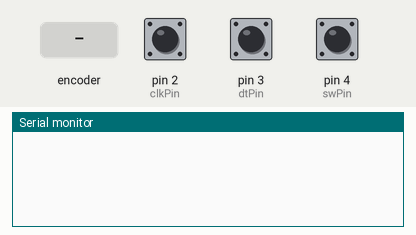
Bench run of a sketch on a simulated Arduino Uno, built with avr-gcc and run on an emulated ATmega328P. Parts: the last lines printed to the serial monitor. Inputs (shaded band) come from the test bench; at power-on: pin 4 (swPin) HIGH, pin 2 (clkPin) HIGH, pin 3 (dtPin) HIGH.

Above: at 1.2 s.
1.3 s: rotary encoder on pin 2 (clkPin) / pin 3 (dtPin) turned 1 step (first pin leading)
At 2.2 s:
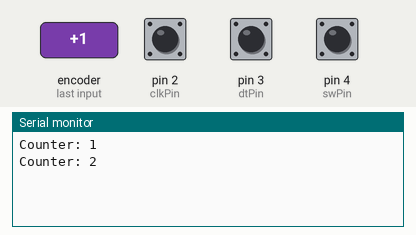
3.0 s: pin 4 (swPin) pulled LOW for 0.15 s
At 4.1 s:
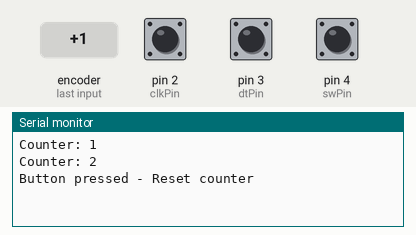
4.6 s: rotary encoder on pin 2 (clkPin) / pin 3 (dtPin) turned 3 steps (first pin leading)
At 6.3 s:
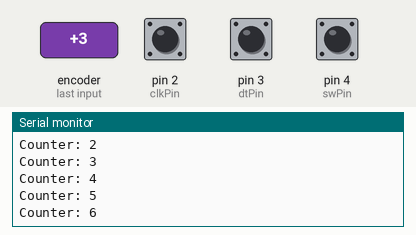
Timing chart, 0 to 7.8 s (numbered marks = the images above; inputs shaded):
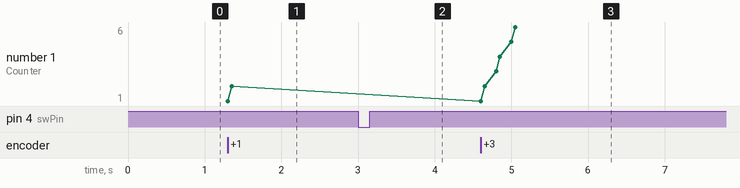

The sketch:

sketch.ino
```cpp
const int clkPin = 2;
const int dtPin = 3;
const int swPin = 4;

int counter = 0;
int lastClkState;

void setup() {
  pinMode(clkPin, INPUT);
  pinMode(dtPin, INPUT);
  pinMode(swPin, INPUT_PULLUP);

  Serial.begin(9600);

  lastClkState = digitalRead(clkPin); // record starting state
}

void loop() {
  int currentClkState = digitalRead(clkPin);

  // a change in CLK means the knob moved one "step"
  if (currentClkState != lastClkState) {
    // check DT's state at this moment to determine direction
    if (digitalRead(dtPin) != currentClkState) {
      counter++; // clockwise
    } else {
      counter--; // counter-clockwise
    }

    Serial.print("Counter: ");
    Serial.println(counter);
  }
  lastClkState = currentClkState;

  // check the built-in button
  if (digitalRead(swPin) == LOW) {
    Serial.println("Button pressed - Reset counter");
    counter = 0;
    delay(300); // simple debounce for the button
  }
}
```

Measured:
- after the input at 1.3 s, the serial monitor: prints a new line at once (image 1)
- after the input at 3.0 s, the serial monitor: prints a new line at once (image 2)
- after the input at 4.6 s, the serial monitor: prints a new line at once (image 3)
- plotted number 1: 2 → 6 after the input at 4.6 s
